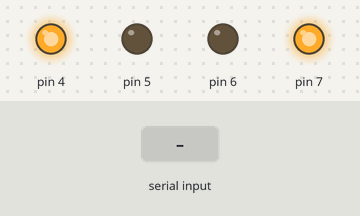
Bench run of a sketch on a simulated Arduino Uno, built with avr-gcc and run on an emulated ATmega328P. On the bench: output pins drawn as LEDs (lit = HIGH). The inputs (shaded band) are chosen by the test bench.

Above: at 1.2 s.
1.3 s: "1" received over Serial
2.8 s: "2" received over Serial
4.3 s: "3" received over Serial
5.8 s: "4" received over Serial
Timing chart, 0 to 8.3 s (numbered marks = the images above; inputs shaded):
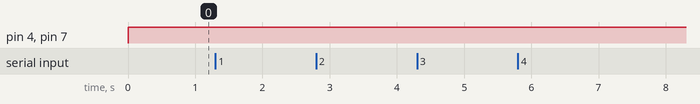

The sketch:

RHEXsketch.ino
```cpp
/*Github repository of open-source RHEX: https://github.com/RapiciousAndrey/RHEX

  If you have any questions send me email: rapiciousandrey@gmail.com


  I used "Amperka" motor shield, it can be byed only in Russia,
  so you can use other motor shield.

  Pin connections:
  0(RX) - Bluetooth TX leg
  1(TX) - Bluetooth RX leg
  5v    - Bluetooth 5v leg.
  GND   - Bluetooth GND leg
  4     - Direction of right motors
  5     - Speed of right motor(PWM)1&3
  6     - Speed of left motor(PWM)1&3
  7     - Direction of left motors 1&3


*/
char str;
//this variables value will be recieved from bluetooh

void setup() {
// Open serial port
  Serial.begin(9600);

//Setting pinmode
  pinMode(4, OUTPUT);
  pinMode(5, OUTPUT);
  pinMode(6, OUTPUT);
  pinMode(7, OUTPUT);
}

void loop() {

   if(Serial.available()){
       str = Serial.read();

       switch (str){
          case '1':
           digitalWrite(4,HIGH);
           digitalWrite(7,HIGH);
           analogWrite(5,255);
           analogWrite(6,255);
           break;
          case '2':
           digitalWrite(4,LOW);
           digitalWrite(7,LOW);
           analogWrite(5,255);
           analogWrite(6,255);
           break;
          case '3':
           digitalWrite(4,HIGH);
           digitalWrite(7,LOW);
           analogWrite(5,255);
           analogWrite(6,255);
           break;
          case '4':
           digitalWrite(4,LOW);
           digitalWrite(7,HIGH);
           analogWrite(5,255);
           analogWrite(6,255);
           break;
       }
   }
   else{
      digitalWrite(4,HIGH);
      digitalWrite(7,HIGH);
      analogWrite(5,0);
      analogWrite(6,0);

   }
}
```
